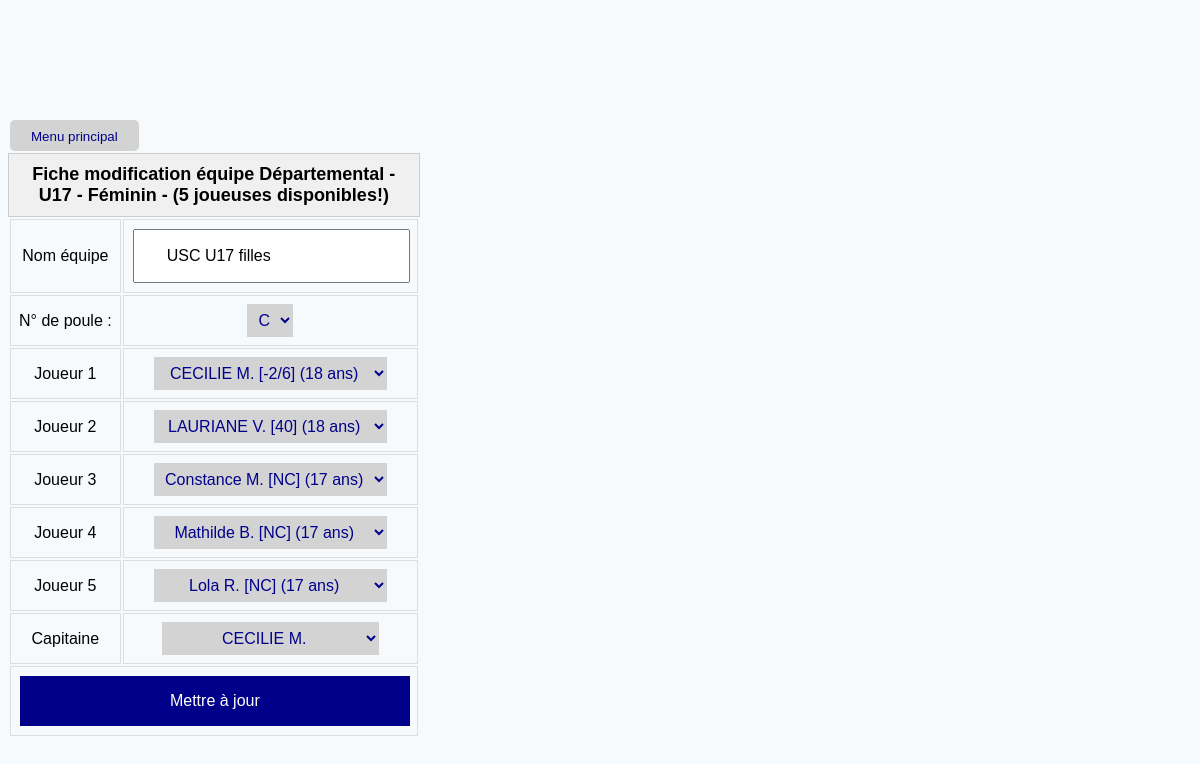
/update_team/2, run on the app's committed database.
### TennisModel.py (models this page shows, shortened)
class Team(db.Model):
    __tablename__ = 'team'
    id = db.Column(db.Integer, primary_key=True, autoincrement=True)
    name = db.Column(db.String(20), unique=True, nullable=False)
    captainId = db.Column(db.Integer, db.ForeignKey('player.id'))
    poolId = db.Column(db.Integer, db.ForeignKey('pool.id'))
    players = relationship('Player', secondary=player_team_association, back_populates='teams')  # Correction ici
    @property
    def gender(self) -> int:
        if all(p.gender == 0 for p in self.players):
            return 0
        elif all(p.gender == 1 for p in self.players):
            return 1
        else:
            return 2
    @property
    def age_category(self):
        age_categories = AgeCategory.query.all()
        for age_category in age_categories:
            if all(p.has_valid_age(age_category) for p in self.players):
                return age_category
        return None
    @property
    def championship(self):
        return self.pool.championship if self.pool else None
    @property
    def pool(self):
        return Pool.query.get(self.poolId) if self.poolId else None

class Championship(db.Model):
    __tablename__ = 'championship'
    id = db.Column(db.Integer, primary_key=True)
    startDate = db.Column(db.Date, nullable=False)
    endDate = db.Column(db.Date, nullable=False)
    singlesCount = db.Column(db.Integer, nullable=False)
    doublesCount = db.Column(db.Integer, nullable=False)
    divisionId = db.Column(db.Integer, db.ForeignKey('division.id'))  # Ajout de la clé étrangère vers la division
    division = relationship('Division')  # Relation avec la division
    pools = relationship('Pool', back_populates='championship')  # Relation avec les poules du championnat
    @property
    def name(self):
        division = Division.query.get(self.divisionId)
        return f'{division.name}'

class Division(db.Model):
    __tablename__ = 'division'
    id = db.Column(db.Integer, primary_key=True)
    type = db.Column(db.Integer, nullable=False)  # Champ National/Prenational/Regional/Departmental
    number = db.Column(db.Integer, nullable=True)  # Niveau de division dans la catégorie définie dans type
    gender = db.Column(db.Integer, nullable=False)  # Champ masculin/féminin (0 pour masculin, 1 pour féminin, 2 pour mixte)
    ageCategoryId = db.Column(db.Integer, db.ForeignKey('age_category.id'), nullable=False)
    ageCategory = relationship('AgeCategory')
    @property
    def name(self) -> str:
        categories = {0: 'National', 1: 'Prénational', 2: 'Régional', 3: 'Départemental'}
        gender = {0: 'Masculin', 1: 'Féminin', 2: 'Mixte'}
        level = f' {self.number}' if self.number else ''
        return f'{categories[self.type]}{level} - {self.ageCategory} - {gender[self.gender]}'

class AgeCategory(db.Model):
    __tablename__ = 'age_category'
    id = db.Column(db.Integer, primary_key=True)
    type = db.Column(db.Integer, nullable=False)  # Champ Jeunes/Seniors/Vétérans (0 pour jeunes, 1 pour seniors, 2 pour vétérans)
    minAge = db.Column(db.Integer, nullable=False)
    maxAge = db.Column(db.Integer, nullable=False)
    @property
    def name(self) -> str:
        categories = {0: 'Jeunes', 1: 'Seniors', 2: 'Seniors Plus'}
        if self.type == 0:
            return f'U{self.minAge}'
        elif self.type == 1:
            return categories[self.type]
        else:
            return f'{categories[self.type]} {self.minAge}'
    def __repr__(self):
        return f'{self.name}'

### flask_app.py (the view, shortened to what this page needs)
@app.route('/update_team/<int:id>', methods=['GET', 'POST'])
def update_team(id):
    team: Team = Team.query.get_or_404(id)
    app.logger.debug(f'team in database: {(team.id, id, team.name)} - players: {team.players}')
    players_dict = {}
    age_category = team.age_category
    app.logger.debug(f"gender = {team.gender} - age_category = {age_category}")
    active_players = get_players_order_by_ranking(gender=team.gender, age_category=age_category)
    app.logger.debug(f"{len(active_players)} players = {active_players}")
    sorted_team_players = sorted(team.players, key=lambda p: p.ranking)
    if active_players:
        max_players = min(10, len(active_players))
        return render_template('update_team.html', team=team, sorted_team_players=sorted_team_players, players=active_players, max_players=max_players, form=request.form)
    else:
        default_club = Club.query.filter_by(name=app.config['DEFAULT_CLUB']['name']).first()
        flash(f'Tâche impossible! Aucun joueur existant ou disponible dans le club {default_club}!', 'error')
        return render_template('index.html')

### TennisModel.py (called while the page is built)
    def __lt__(self, other):
        return self.id < other.id

    def __repr__(self):
        return self.value

    @property
    def gender(self):
        return self.license.gender

    @property
    def ranking(self):
        license = License.query.get(self.licenseId)
        return Ranking.query.get(license.rankingId)

    @property
    def name(self):
        return f'{self.license.firstName} {self.license.lastName[0]}.'

    @property
    def age(self) -> int:
        today = datetime.now()
        return today.year - self.birthDate.year - ((today.month, today.day) < (self.birthDate.month, self.birthDate.day))

    def has_valid_age(self, age_category) -> bool:
        return age_category.minAge <= self.age <= age_category.maxAge

    def __repr__(self):
        return f'{self.name}'

### common.py (called while the page is built, shortened)
def get_players_order_by_ranking(gender: int, asc_param=True, age_category=None) -> List[Player]:
    logger = logging.getLogger(__name__)
    order = asc if asc_param else desc
    if gender in [Gender.Male.value, Gender.Female.value]:
        players = Player.query \
            .join(Player.license) \
            .join(License.ranking) \
            .filter(Player.isActive, License.gender == gender) \
            .order_by(order(Ranking.id)) \
            .all()
        if age_category:
            players = [player for player in players if player.has_valid_age(age_category)]
    return players

### flask_app.py (called while the page is built)
@app.before_request
def create_tables():
    db.create_all()

### templates/update_team.html (shortened to what this page needs)
{% extends 'base.html' %}
{% block main %}
{% set gender_label = 'joueuses' if team.gender else 'joueurs' %}
<main>
    <form action="{{ url_for('update_team', id=team.id) }}" method="POST">
        <table class="update-form">
            <caption class="table-caption">Fiche modification équipe {{ team.championship.name }} - ({{ players|length }} {{ gender_label }} disponibles!) </caption>
            <tr>
                <td><label for="name">Nom équipe</label></td>
                <td><input type="text" name="name" value="{{ team.name }}"></td>
            </tr>
            <tr>
                <td><label for="pool">N° de poule :</label></td>
                <td>
                    <select name="letter">
                        {% for letter in ['A', 'B', 'C', 'D', 'E', 'F'] %}
                        <option value="{{ letter }}" {% if team and team.pool.letter == letter %} selected {% endif %}>{{ letter }}</option>
                        {% endfor %}
                    </select>
                </td>
            </tr>
            {% for player_num in range(1, max_players + 1) %}
            {% set team_player = sorted_team_players[player_num - 1] if player_num <= max_players else None %}
            <tr>
                <td><label for="player_name_{{ player_num }}">Joueur {{ player_num }}</label></td>
                <td>
                    <select name="player_name_{{ player_num }}">
                        {% for player in players %}
                        {% if team_player and team_player.id == player.id %}
                        <option value="{{ player.id }}" selected>
                            {{ player.name }} [{{ player.ranking }}] ({{ player.age }} ans)
                        </option>
                        {% else %}
                        <option value="{{ player.id }}">
                            {{ player.name }} [{{ player.ranking }}] ({{ player.age }} ans)
                        </option>
                        {% endif %}
                        {% endfor %}
                    </select>
                </td>
            </tr>
            {% endfor %}
            <tr>
                <td><label for="captain_id">Capitaine</label></td>
                <td>
                    <select name="captain_id">
                        {% for player in players %}
                        {% if team.captainId == player.id %}
                        <option value="{{ player.id }}" selected>{{ player.name }}</option>
                        {% else %}
                        <option value="{{ player.id }}">{{ player.name }}</option>
                        {% endif %}
                        {% endfor %}
                    </select>
                </td>
            </tr>
            <tr>
                <td colspan="2"><input type="submit" value="Mettre à jour"></td>
            </tr>
        </table>
    </form>
</main>
{% endblock main %}

### static/css/style.css (style rules this page uses)
body { background-color: #F7FAFC; justify-content: center; margin-top: 10%; font-family: Arial, Helvetica, sans-serif; }
form { display: flexbox; width: 100%; }
input { padding: 16px 32px; margin: 1px; box-sizing: border-box; width: 100%; font-size: 16px; }
input::placeholder { font-size: 16px; }
input[type="submit"] { background-color: darkblue; border: none; color: white; padding: 16px 32px; text-decoration: none; cursor: pointer; font-size: 16px; }
table.update-form tr td select { text-align: center; color: darkblue; background-color: lightgray; padding: 7px; border: none; border-collapse: collapse; }
table.update-form select { font-size: 16px; }
main { display: grid; justify-items: center; }
th, td { border: 1px solid #ddd; padding: 8px; text-align: center; }
.table-caption { font-weight: bold; font-size: 18px; padding: 10px; border: 1px solid #ccc; background-color: #f0f0f0; }

### data on the page
Team: championship.name "Départemental - U17 - Féminin", name "USC U17 filles", letter "C"

### other printed values
{{ players|length }} "5"
{{ gender_label }} "joueuses"
{{ player_num }} "1" "2" "3" "4" "5"
form field value "CECILIE M. [-2/6] (18 ans)"
form field value "LAURIANE V. [40] (18 ans)"
form field value "Constance M. [NC] (17 ans)"
form field value "Mathilde B. [NC] (17 ans)"
form field value "Lola R. [NC] (17 ans)"
form field captain_id "CECILIE M."
